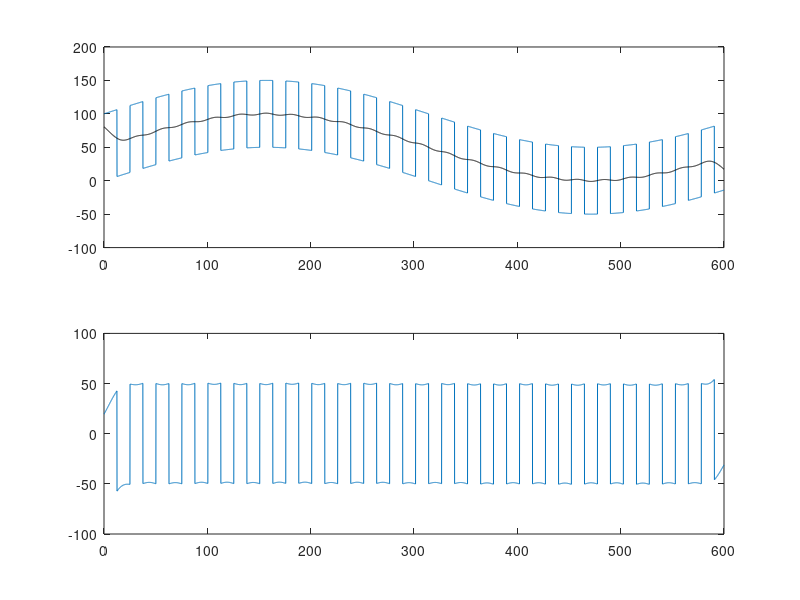

MATLAB code to generate this figure:
clear all; close all; clc;      % Clear all workspaces

% Create and plot the data
t=[0:.1:600];
y=50+50*sin(.01*t)+50*square(.25*t);
subplot(2,1,1); plot(t,y); axis([0 600 -100 200]); hold on;

% Low pass filter by smoothing with a Gaussian kernel & plot
W=250;          % W = kernel width
for j=1:6001;
    r=exp(-(t-j*.1).^2/W);
    Corect=r.*y;
    ylow(j)=sum(Corect)/sum(r);
end;
plot(t,ylow,'k');

% Subtract low-pass filtered data from raw data & plot
ypred=y-ylow;
subplot(2,1,2); plot(t,ypred); axis([0 600 -100 100]);





